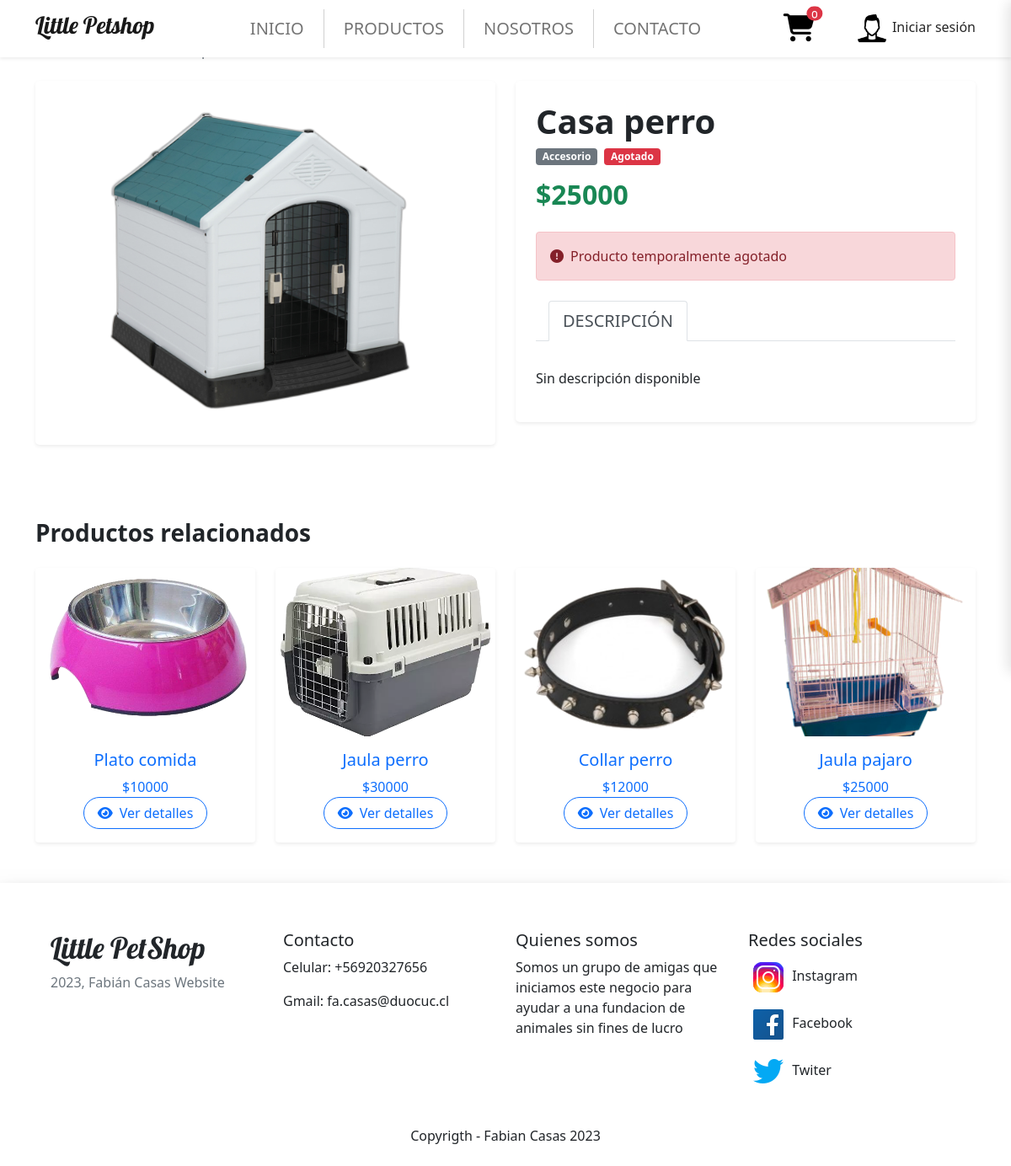
The app's page /detalle/3/ with its own data.
### Tienda/models.py (models this page shows, shortened)
class Producto(models.Model):
    idProducto   = models.CharField(primary_key=True, max_length=2,verbose_name="Id Producto")
    nombre       = models.CharField(max_length=50, verbose_name="Nombre")
    precio       = models.IntegerField(verbose_name="Precio")
    stock        = models.IntegerField(verbose_name="Stock", null=True)
    imagen       = models.ImageField(upload_to="imagenes", null=True, blank=True, verbose_name='Imagen')
    categoria    = models.ForeignKey(Categoria, on_delete=models.CASCADE, verbose_name="Categoria")
    descripcion  = models.TextField(verbose_name="Descripción", null=True, blank=True)
    especificaciones = models.TextField(verbose_name="Especificaciones", null=True, blank=True)
    fecha_creacion = models.DateTimeField(verbose_name="Fecha de creación", default=datetime.datetime.now)
    destacado    = models.BooleanField(default=False, verbose_name="Producto destacado")

class Categoria(models.Model):
    idCategoria     = models.IntegerField(primary_key=True, verbose_name="Id Categoria")
    nombreCategoria = models.CharField(max_length=50, verbose_name="Nombre de Categoria")

### Tienda/views.py (the view)
# urls.py: path('detalle/<str:id>/', views.detalle_producto, name='detalle_producto'),
def detalle_producto(request, id):
    producto = get_object_or_404(Producto, idProducto=id)
    productos_relacionados = Producto.objects.filter(categoria=producto.categoria).exclude(idProducto=id)[:4]
    datos = {
        'producto': producto,
        'productos_relacionados': productos_relacionados,
    }
    return render(request, 'producto_detalle.html', datos)

### Tienda/context_processor.py (called while the page is built, shortened)
def total_carrito(request):
    total = 0
    cantidad_total_carrito = obtener_cantidad_total_carrito(request)
    total_precio = subtotal(request)
    return {'total_carrito':int(total),
            'cantidad_productos': cantidad_total_carrito,
            'subtotal':total_precio,
            }

### Tienda/views.py (called while the page is built)
def obtener_cantidad_total_carrito(request):
    carrito = request.session.get('carrito', {})
    cantidad_total = sum(item['cantidad'] for item in carrito.values())
    return cantidad_total

def subtotal(request):
    carrito = request.session.get('carrito', {})
    subtotal = sum(int(item['precio']) * item['cantidad'] for item in carrito.values())
    return subtotal

### Tienda/templates/producto_detalle.html (shortened to what this page needs)
{% extends "base.html" %}
{% block content %}
{% load static %}
<div class="container my-5">
    <nav aria-label="breadcrumb" class="mb-4">
        <ol class="breadcrumb">
            <li class="breadcrumb-item"><a href="{% url 'inicio' %}" class="text-decoration-none">Inicio</a></li>
            <li class="breadcrumb-item"><a href="#" class="text-decoration-none">{{ producto.categoria.nombreCategoria }}</a></li>
            <li class="breadcrumb-item active" aria-current="page">{{ producto.nombre }}</li>
        </ol>
    </nav>
    <div class="row g-4">
        <div class="col-lg-6 mb-4">
            <div class="product-image-container bg-white rounded-3 shadow-sm p-3">
                <img src="{{ producto.imagen.url }}" class="img-fluid rounded-3" alt="{{ producto.nombre }}" style="width: 100%; height: 400px; object-fit: contain;">
            </div>
        </div>
        <div class="col-lg-6">
            <div class="bg-white rounded-3 shadow-sm p-4">
                <h1 class="fw-bold">{{ producto.nombre }}</h1>
                <div class="d-flex align-items-center mb-3">
                    <span class="badge bg-secondary me-2">{{ producto.categoria.nombreCategoria }}</span>
                    {% if producto.stock > 0 %}
                    <span class="badge bg-success">En stock</span>
                    {% else %}
                    <span class="badge bg-danger">Agotado</span>
                    {% endif %}
                </div>
                <div class="mb-4">
                    <h2 class="text-success fw-bold mb-0">${{ producto.precio }}</h2>
                </div>
                {% if producto.stock > 0 %}
                <div class="mb-4">
                    <div class="d-flex align-items-center mb-3">
                        <p class="me-3 mb-0">Cantidad disponible: <span class="fw-bold">{{ producto.stock }}</span></p>
                        <div class="quantity-selector d-flex align-items-center">
                            <button class="btn btn-outline-secondary btn-sm" style="width: 30px; height: 30px; padding: 0; border-radius: 50%;" onclick="decreaseQuantity()">-</button>
                            <input type="number" id="quantity" min="1" max="{{ producto.stock }}" value="1" class="form-control text-center mx-2" style="width: 60px;">
                            <button class="btn btn-outline-secondary btn-sm" style="width: 30px; height: 30px; padding: 0; border-radius: 50%;" onclick="increaseQuantity()">+</button>
                        </div>
                    </div>
                    <div class="d-grid gap-2">
                        <a href="{% url 'agregar_producto' producto.idProducto %}" id="btn-agregar-carrito" class="btn btn-primary btn-lg">
                            <i class="fas fa-cart-plus me-2"></i>Agregar al carrito
                        </a>
                    </div>
                </div>
                {% else %}
                <div class="alert alert-danger" role="alert">
                    <i class="fas fa-exclamation-circle me-2"></i>Producto temporalmente agotado
                </div>
                {% endif %}
                <div class="mt-4">
                    <ul class="nav nav-tabs" id="productTabs" role="tablist">
                        <li class="nav-item" role="presentation">
                            <button class="nav-link active" id="description-tab" data-bs-toggle="tab" data-bs-target="#description" type="button" role="tab" aria-controls="description" aria-selected="true">Descripción</button>
                        </li>
                    </ul>
                    <div class="tab-content pt-3" id="productTabsContent">
                        <div class="tab-pane fade show active" id="description" role="tabpanel" aria-labelledby="description-tab">
                            <p>{{ producto.descripcion|default:"Sin descripción disponible"|linebreaks }}</p>
                        </div>
                    </div>
                </div>
            </div>
        </div>
    </div>
    {% if productos_relacionados %}
    <div class="mt-5 pt-3">
        <h3 class="fw-bold mb-4">Productos relacionados</h3>
        <div class="row row-cols-1 row-cols-md-2 row-cols-lg-4 g-4">
            {% for prod in productos_relacionados %}
            <div class="col">
                <div class="card h-100 border-0 shadow-sm product-card">
                    <a href="{% url 'detalle_producto' prod.idProducto %}" class="text-decoration-none position-relative">
                        <img src="{{ prod.imagen.url }}" class="card-img-top product-image" alt="{{ prod.nombre }}" style="height: 200px; object-fit: cover;">
                        <div class="card-body text-center">
                            <h5 class="card-title product-title">{{ prod.nombre }}</h5>
                            <p class="card-text product-price">${{ prod.precio }}</p>
                            <a href="{% url 'detalle_producto' prod.idProducto %}" class="btn btn-outline-primary rounded-pill px-3">
                                <i class="fas fa-eye me-2"></i>Ver detalles
                            </a>
                        </div>
                    </a>
                </div>
            </div>
            {% endfor %}
        </div>
    </div>
    {% endif %}
</div>
{% endblock %}

### Tienda/static/css/mystyles.css (style rules this page uses)
* { margin: 0px; padding: 0px; box-sizing: border-box; }
.nav-link { font-size: 20px; margin-right: 15px; margin-left: 15px; text-transform: uppercase; font-weight: normal; }
h1 { font-weight: 700; }

### records on screen
Producto: imagen (picture), nombre "Casa perro", categoria.nombreCategoria "Accesorio", precio "25000", descripcion "Sin descripción disponible"
Producto: imagen (picture), nombre "Plato comida", precio "10000"
Producto: imagen (picture), nombre "Jaula perro", precio "30000"
Producto: imagen (picture), nombre "Collar perro", precio "12000"
Producto: imagen (picture), nombre "Jaula pajaro", precio "25000"

### other values on screen
{{ cantidad_productos }} "0"
